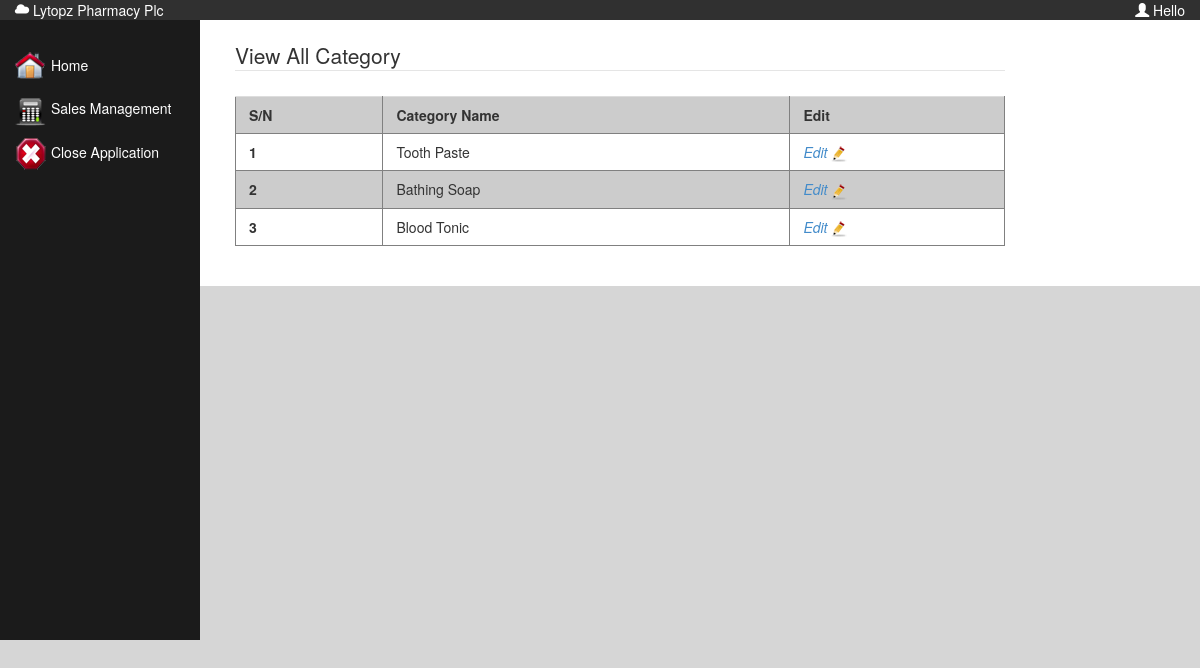
The app's page /viewCategory.php with its own data.
### tables this page shows
CREATE TABLE `category` (
  `cat_id` int(11) NOT NULL,
  `cat_name` varchar(50) NOT NULL
);

### include.php (called while the page is built, shortened)
<?php
	$viewCreatedForms = new viewFormSubmit;
?>

### class/viewFormSubmit.php (called while the page is built, shortened)
<?php
class viewFormSubmit implements IformSubmitView
{
	public $allCategory=array();
public function viewCategory($id)
{
	if ($id==true)
	{
		$sql = mysql_query(sprintf("SELECT DISTINCT cat_name,cat_id FROM category WHERE cat_id='%s'",
		get_magic_quotes_gpc() ? $id : addslashes($id)));
	}else {
	$sql = mysql_query("SELECT DISTINCT cat_name,cat_id FROM category") or die(mysql_error());
	}
	 if (mysql_num_rows($sql)>0)
	 {
		 while($allCat = mysql_fetch_assoc($sql))
		 {
			 array_push($this->allCategory,$allCat);
		 }
	 }
	 return $this->allCategory;
}
}
?>

### viewCategory.php (the view, shortened to what this page needs)
<?php require_once('include.php')?>
<!DOCTYPE html PUBLIC "-//W3C//DTD XHTML 1.0 Transitional//EN" "http://www.w3.org/TR/xhtml1/DTD/xhtml1-transitional.dtd">
<html xmlns="http://www.w3.org/1999/xhtml">
<head>
<link href="css/style.css" rel="stylesheet" />
<link href="bootstrap/css/bootstrap.css" rel="stylesheet" />
<link href="bootstrap/css/bootstrap-theme.css" rel="stylesheet"/>
</head>
<body style="background-color:#D6D6D6;">
<div class="container-fluid">
<div class="row" style="background-color:#303030; color:#FFF;">
<div class="col-xs-4">
<div style="float:left; text-align:left;font:Tahoma, Geneva, sans-serif; font-size:14px;">
<span class="glyphicon glyphicon-cloud"></span> Lytopz Pharmacy Plc</div>
</div>
<div class="col-xs-8">
<div style="float:right; text-align:left;font:Tahoma, Geneva, sans-serif; font-size:14px;">
<span class="glyphicon glyphicon-user"></span> Hello <?php echo '<strong>'.ucwords($_SESSION['username']).'</strong>';;?>
</div>
</div>
</div>
<div class="row">
<div class="col-xs-2" style="background-color:#1B1B1B;height:620px;">
  <?php include('sidebar.php');?>
</div>
<div class="col-xs-10" style="background-color:#FFF;padding:20px;">
<div class="col-xs-10">
<fieldset>
<legend>View All Category </legend>
<?php
$viewCreatedForms->viewCategory($id=false);
$viewCat = $viewCreatedForms->allCategory;
$table = '<table class="table" width="100%"><tr><td>S/N</td><td>Category Name</td><td>Edit</td></tr>';
			$sn = 1;
			for($i=0; $i< count($viewCat); $i++)
			{
			$table .= '<tr><td>'.$sn.'</td><td>'.$viewCat[$i]['cat_name'].'</td><td>'.
			'<a href="createCategory.php?catID='.$viewCat[$i]['cat_id'].'"><i>Edit <img src="image/edit.png" /></a></i>'.'</td>
			</tr>';
			$sn++;
			}
			$table .= '</table>';
			echo $table;
			?>
            </fieldset>
</div>
</div>
</div>
</body>
</html>

### css/style.css (style rules this page uses)
.table { width:100%; margin-top:5px; border-collapse:collapse; }
.table tr:nth-child(even) { background-color: #dddddd, color: #666666;text-indent:5px;height:20px; line-height:10px; }
.table tr:nth-child(odd) { background: #ccc;text-indent:5px; height:20px; line-height:10px; }
.table tr:first-child { font-weight:bold; }
.table td:first-child { font-weight:bold; }
table, td, th { border: 1px solid gray; }

### viewCategory.php (style rules this page uses)
body { font-family:Tahoma, Geneva, sans-serif; }

### records on screen
category: cat_name "Tooth Paste"
category: cat_name "Bathing Soap"
category: cat_name "Blood Tonic"
